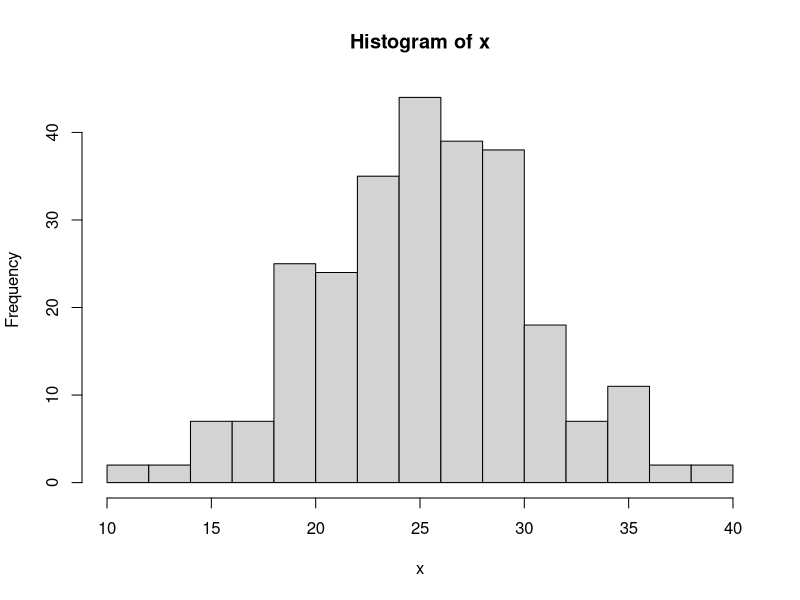
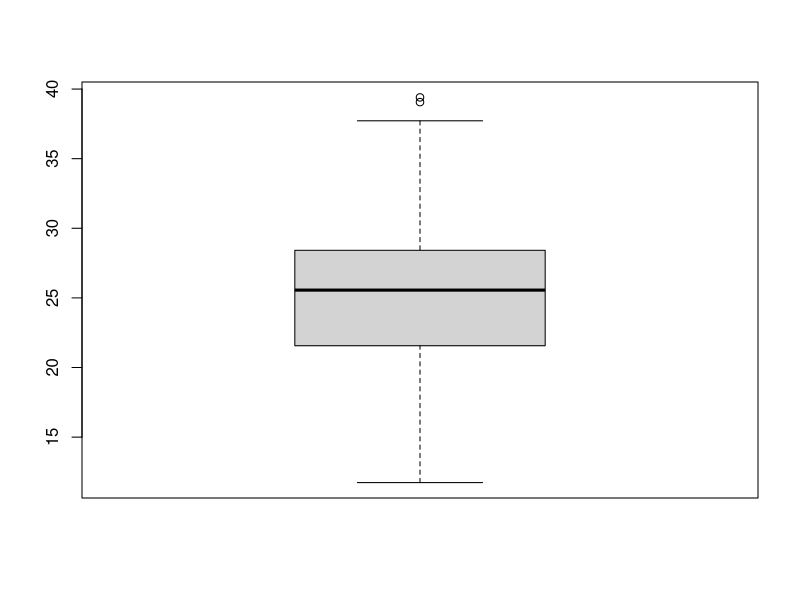
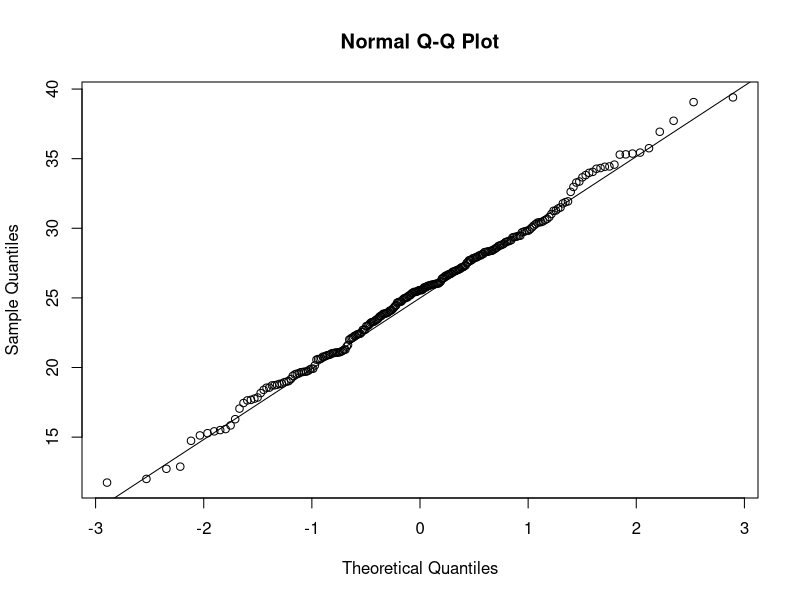
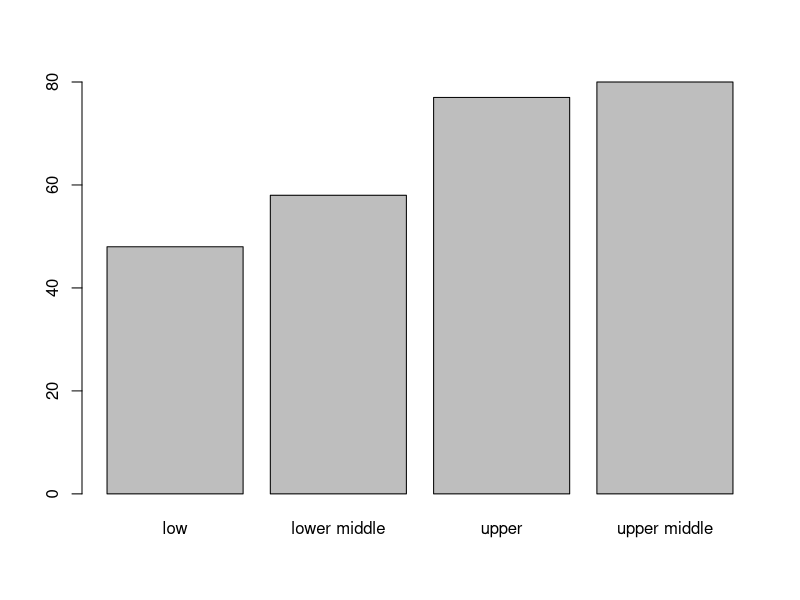
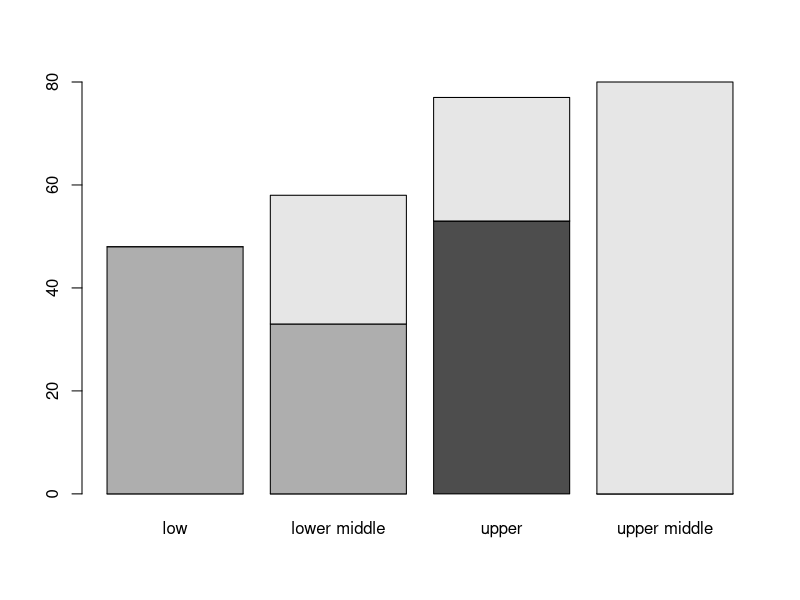
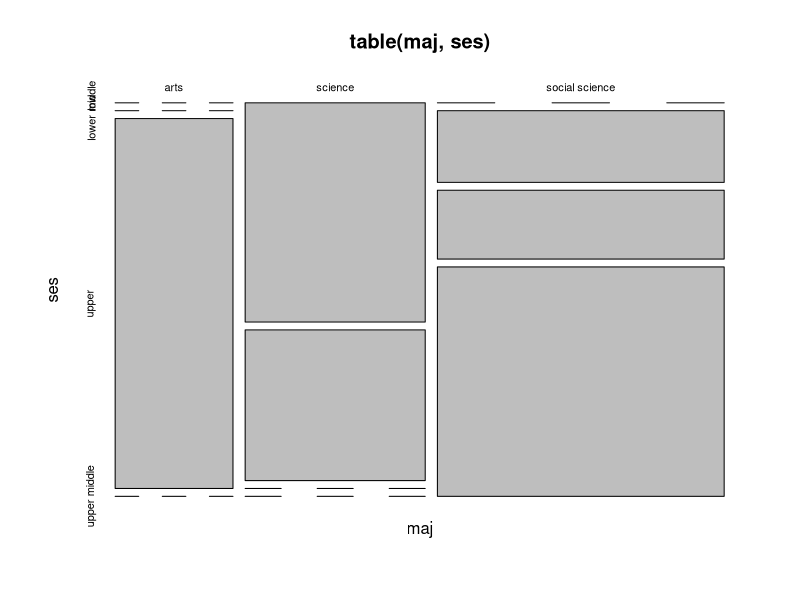
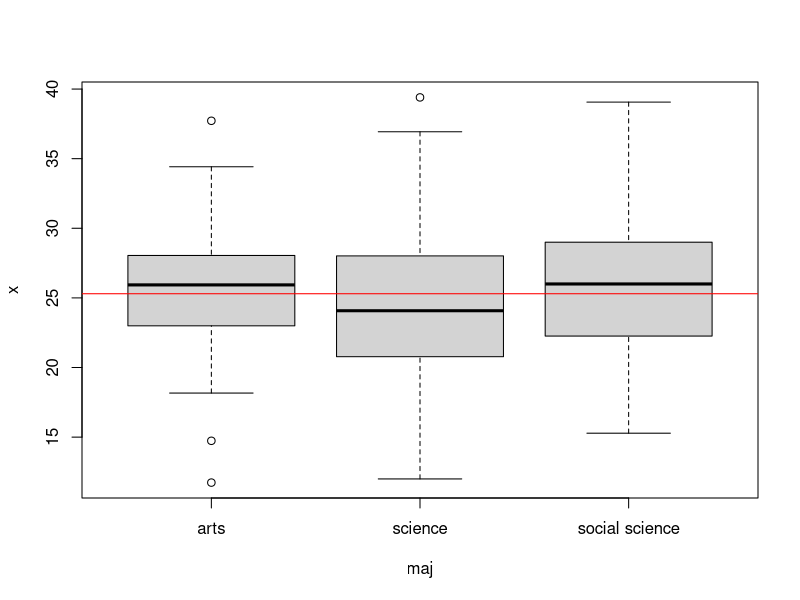
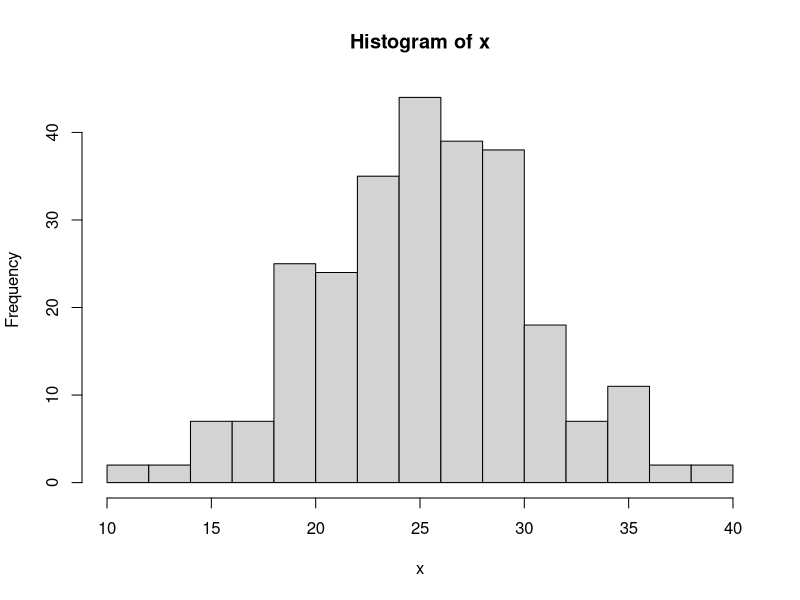

The R script that drew these images, in order:
## ---- chunk 1
# Generate some random data
x = rnorm(263,25,5)
y = rnorm(263,20,7)
## ---- chunk 2
if (!require("e1071")) {
  install.packages("e1071")
}
## ---- chunk 3
summary(x) # most summary statitstics at once
mean(x) # na.rm = TRUE to get rid of NA values
median(x) # na.rm = TRUEto get rid of NA values
sd(x)# na.rm = TRUE to get rid of NA values'
range(x)
quantile(x)
quantile(x, c(.32, .57, .98)) #quantile(duration, c(.32, .57, .98)) 
IQR(x)   # apply the IQR function
skewness(x)
kurtosis(x)  
mad(x)    #(median absolute deviation)
max(x)
min(x)
sum(x)
var(x)     #produces the variance covariance matrix
## ---- chunk 4
cor(x,y,use="pair") #correlation matrix for pairwise complete data, use="complete" for complete cases
cor.test(x,y)
## ---- chunk 5
stem(x)
hist(x)
boxplot(x) # horizontal = TRUE for horizontal plot
qqnorm(x)
qqline(x) # for normal probability plot and straight line
## ---- chunk 6
# sample from x size number of elements without replacement (default)
# to sample with replacement replace = TRUE
sample(x, 30, replace = FALSE)
## ---- chunk 7
maj <-c(rep("science",81),rep("social science",129),rep("arts",53))
ses <-c(rep("low",48),rep("lower middle",58),rep("upper middle",80),rep("upper",77))
## ---- chunk 8
table(maj)
table(ses)
## ---- chunk 9
barplot(table(ses))
## ---- chunk 10
table(maj,ses)
## ---- chunk 11
barplot(table(maj,ses)) # beside = TRUE for side-by-side barplot # legend = TRUE to include a color legend 
mosaicplot(table(maj,ses))
## ---- chunk 12
by(x, maj, summary) # summary by group
by(x, maj, mean) # mean by group
# na.rm = TRUE to get rid of NA values
by(x, maj, sd) # sd by group na.rm = TRUE to get rid of NA values
## ---- chunk 13
boxplot(x ~ maj)
abline(h=mean(x, na.rm="True"), col="Red")
## ---- chunk 14
hist(x)
## ---- chunk 15
hist(x)
rug(x)
## ---- chunk 16
hist(x)
abline(v=mean(x, na.rm="True"), col="Red")
rug(x)
## ---- chunk 17
length(x) # number of elements or components
str(x)    # structure of an object 
class(x)  # class or type of an object (numeric, matrix, data frame, etc)
names(x)  # list the variable names in a data frame
dim(ses)    # number of rows and columns in a data frame
ls()      # list objects in the working environment
rm(z)         #remove x from the workspace
#rm(list=ls()) #remove all the variables from the workspace
attach(mtcars)     #make the names of the variables in the matrix or data frame available in the workspace
detach(mtcars)     #releases the names
